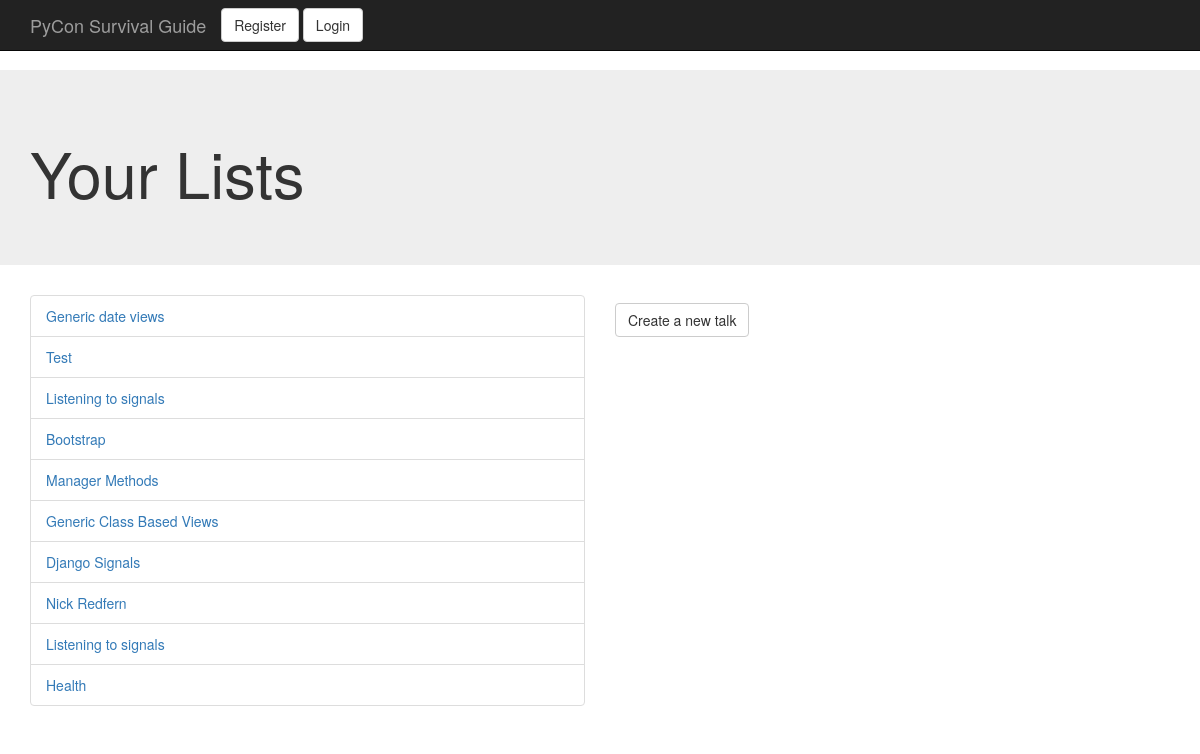
The app's page /talks/ with its own data.
### talks/models.py (models this page shows)
class TalkList(models.Model):
	author = models.ForeignKey(User, related_name='lists')    #settings.AUTH_USER_MODEL
	title = models.CharField(max_length=50)
	text = models.TextField(max_length=1024)
	timestamp = models.DateTimeField(auto_now_add=True, auto_now=False)
	def __unicode__(self):
		return self.title
	def get_absolute_url(self):
		return reverse('talk_detail', kwargs={'pk': self.pk})
	objects = models.Manager()
	test_objects = TestTalkManager()

### talks/views.py (the view)
class TalkListView(ListView):
    model = TalkList
    template_name = 'talk_list.html'

### templates/talk_list.html (shortened to what this page needs)
{% extends 'base.html' %}
{% block headline %}<h1>Your Lists {{ user.username }}</h1>{% endblock headline %}
{% block content %}
<div class="row">
    <div class="col-sm-6">
        <ul class="list-group">
            {% for object in object_list %}
            <li class="list-group-item">
                <a href="{{ object.get_absolute_url }}">{{ object }}</a>
            </li>
            {% empty %}
            <li class="list-group-item">You have no lists</li>
            {% endfor %}
        </ul>
    </div>
    <div class="col-sm-6">
        <p><a href="{% url 'create_list' %}" class="btn btn-default navbar-btn">Create a new talk</a></p>
    </div>
</div>
{% endblock %}

### templates/base.html (style rules this page uses)
body { padding-bottom: 20px; padding-top: 70px; }

### records on screen
TalkList: title "Generic date views"
TalkList: title "Test"
TalkList: title "Listening to signals"
TalkList: title "Bootstrap"
TalkList: title "Manager Methods"
TalkList: title "Generic Class Based Views"
TalkList: title "Django Signals"
TalkList: title "Nick Redfern"
TalkList: title "Listening to signals"
TalkList: title "Health"
